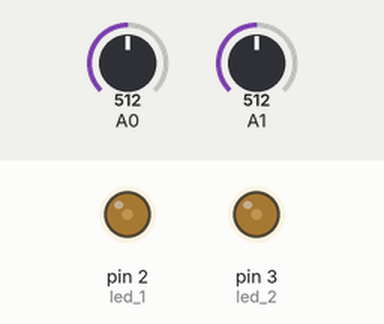
Bench run of a sketch on a simulated Arduino Uno, built with avr-gcc and run on an emulated ATmega328P. On the bench: output pins drawn as LEDs (lit = HIGH). The test bench sets the inputs (shaded band); at power-on: A0 = 512, A1 = 512. What the sketch prints to the serial monitor is not drawn.

Above: at 0.2 s.
Timing chart, 0 to 1.7 s (numbered marks = the images above):
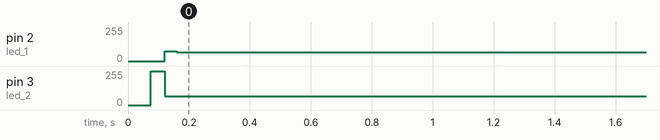

Measured:
- by itself, pin 2 (led_1): 0/255 → 64/255 at 0.12 s
- by itself, pin 3 (led_2): 0/255 → 64/255 at 0.08 s

The sketch:

Arduino_PawSensor.ino
```cpp
/*
--- Wiring ---
 PAW    Arduino
  1 ----- GND
  2 ----- A0
  3 ----- A1
  4 ----- D2
  5 ----- D3
  6 ----- 3.3V
*/


#include <MsTimer2.h>
//For PawSensor control

int paw1, paw2, paw3, paw4; // 実値
long int avg_paw1, avg_paw2, avg_paw3, avg_paw4; // 平均値
int ain1_v0, ain2_v0; // 入力値
int led_1 = 2, led_2 = 3; // LED判定
uint16_t calibration_paw = 512; // キャリブレーション回数
long int fix_paw1, fix_paw2, fix_paw3, fix_paw4; // 修正値
int fix_value = 500; // 修正中央値


typedef enum {
  CHARGE_1,
  READ_1,
  CHARGE_2,
  READ_2,
} t_paw_state;

t_paw_state pawstat = CHARGE_1;

void periodicPawRead() {
  switch (pawstat) {
    case CHARGE_1:
      ain1_v0 = analogRead(A0);
      ain2_v0 = analogRead(A1);
      digitalWrite(led_1, HIGH);
      break;

    case READ_1:
      paw3 = analogRead(A0) - ain1_v0;
      paw4 = analogRead(A1) - ain2_v0;
      digitalWrite(led_1, LOW);
      paw3 -= fix_paw3;
      paw4 -= fix_paw4;
      break;

    case CHARGE_2:
      ain1_v0 = analogRead(A0);
      ain2_v0 = analogRead(A1);
      digitalWrite(led_2, HIGH);
      break;

    case READ_2:
      paw2 = analogRead(A0) - ain1_v0;
      paw1 = analogRead(A1) - ain2_v0;
      digitalWrite(led_2, LOW);
      paw1 -= fix_paw1;
      paw2 -= fix_paw2;
      break;
  }

  switch (pawstat) {
    case CHARGE_1:
      pawstat = READ_1;
      break;
    case READ_1:
      pawstat = CHARGE_2;
      break;
    case CHARGE_2:
      pawstat = READ_2;
      break;
    case READ_2:
      pawstat = CHARGE_1;
      break;
  }


  if (calibration_paw < 513) {
    if (calibration_paw > 0) {
      calibration_paw--;
      if (calibration_paw < 500) {
        avg_paw1 += paw1;
        avg_paw2 += paw2;
        avg_paw3 += paw3;
        avg_paw4 += paw4;
      }
    }
  }

  if (calibration_paw == 0) {
    avg_paw1 /= 500;
    avg_paw2 /= 500;
    avg_paw3 /= 500;
    avg_paw4 /= 500;

    fix_paw1 = avg_paw1 - 500;
    fix_paw2 = avg_paw2 - 500;
    fix_paw3 = avg_paw3 - 500;
    fix_paw4 = avg_paw4 - 500;

    calibration_paw = 513;
  }

//  paw1 -= fix_paw1;
//  paw2 -= fix_paw2;
//  paw3 -= fix_paw3;
//  paw4 -= fix_paw4;

  Serial.print(paw1);
  Serial.print(",");
  Serial.print(paw2);
  Serial.print(",");
  Serial.print(paw3);
  Serial.print(",");
  Serial.print(paw4);
  Serial.println();

  //debug1
  //    Serial.print(calibration_paw);
  //    Serial.print(",");
  //    Serial.print(avg_paw1);
  //    Serial.print(",");
  //    Serial.print(avg_paw2);
  //    Serial.print(",");
  //    Serial.print(avg_paw3);
  //    Serial.print(",");
  //    Serial.print(avg_paw4);
  //    Serial.print(",");
  //    Serial.println();


  //debug2
  //  Serial.print(fix_paw1);
  //  Serial.print(",");
  //  Serial.print(fix_paw2);
  //  Serial.print(",");
  //  Serial.print(fix_paw3);
  //  Serial.print(",");
  //  Serial.print(fix_paw4);
  //  Serial.print(",");
  //  Serial.println();
}

void setup() {
  Serial.begin(115200);             // シリアル通信の開始

  pinMode(led_1, OUTPUT);
  pinMode(led_2, OUTPUT);

  MsTimer2::set(5, periodicPawRead); // 500msごとにオンオフ
  MsTimer2::start();
}


void loop() {

}
```
